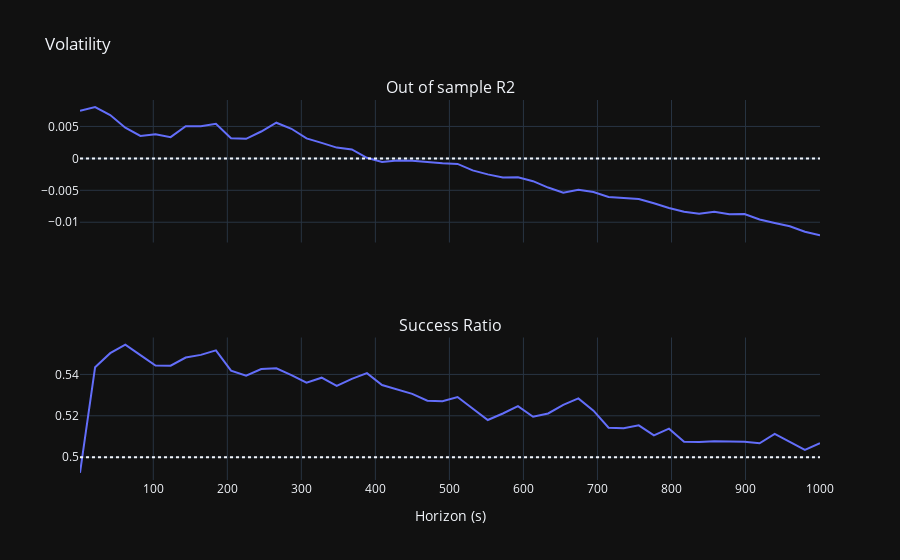

The cell this chart's notebook holds for it:
### Code cell
# Calculate R2 and success ratio
for x in HORIZONS:
    r2, success = prediction_stat(f"return_{x}", ["volatility"])
    R2_return.loc[x, "Volatility"] = r2
    success_ratios_return.loc[x, "Volatility"] = success

# Plot
plot_stat("Volatility", "return", R2_return, success_ratios_return)

### Figure 1 — Plotly figure (JSON) as saved in the notebook; plotly's stock layout.template omitted (floating-point values rounded to 4 significant figures)
{"data": [{"hovertemplate": "x=%{x}<br>y=%{y}<extra></extra>", "legendgroup": "", "line": {"color": "#636efa", "dash": "solid"}, "marker": {"symbol": "circle"}, "mode": "lines", "name": "", "orientation": "v", "showlegend": false, "type": "scatter", "x": [1.001, 21.4, 41.8, 62.2, 82.6, 103.0, 123.4, 143.8, 164.2, 184.6, 205.0, 225.4, 245.8, 266.2, 286.6, 307.0, 327.4, 347.8, 368.2, 388.6, 409.0, 429.4, 449.8, 470.2, 490.6, 511.0, 531.4, 551.8, 572.2, 592.6, 613.0, 633.4, 653.8, 674.2, 694.6, 715.0, 735.4, 755.8, 776.2, 796.6, 817.0, 837.4, 857.8, 878.2, 898.6, 919.0, 939.4, 959.8, 980.2, 1001.0], "xaxis": "x", "y": [0.007441, 0.008027, 0.006788, 0.004801, 0.00351, 0.003769, 0.003328, 0.005047, 0.005019, 0.005415, 0.003157, 0.003057, 0.004207, 0.005585, 0.004637, 0.003124, 0.002423, 0.001686, 0.001405, 9.209e-05, -0.0005624, -0.000336, -0.0003724, -0.0005806, -0.0007779, -0.0008692, -0.001886, -0.00251, -0.002997, -0.00297, -0.003568, -0.004572, -0.005362, -0.004931, -0.005277, -0.006045, -0.006191, -0.006353, -0.007038, -0.007783, -0.008368, -0.008652, -0.00836, -0.008751, -0.008715, -0.009562, -0.01011, -0.01062, -0.01148, -0.01206], "yaxis": "y"}, {"hovertemplate": "x=%{x}<br>y=%{y}<extra></extra>", "legendgroup": "", "line": {"color": "#636efa", "dash": "solid"}, "marker": {"symbol": "circle"}, "mode": "lines", "name": "", "orientation": "v", "showlegend": false, "type": "scatter", "x": [1.001, 21.4, 41.8, 62.2, 82.6, 103.0, 123.4, 143.8, 164.2, 184.6, 205.0, 225.4, 245.8, 266.2, 286.6, 307.0, 327.4, 347.8, 368.2, 388.6, 409.0, 429.4, 449.8, 470.2, 490.6, 511.0, 531.4, 551.8, 572.2, 592.6, 613.0, 633.4, 653.8, 674.2, 694.6, 715.0, 735.4, 755.8, 776.2, 796.6, 817.0, 837.4, 857.8, 878.2, 898.6, 919.0, 939.4, 959.8, 980.2, 1001.0], "xaxis": "x2", "y": [0.4924, 0.5435, 0.5503, 0.5544, 0.5493, 0.5443, 0.5442, 0.5482, 0.5495, 0.5516, 0.5418, 0.5394, 0.5426, 0.543, 0.5397, 0.5361, 0.5384, 0.5344, 0.5379, 0.5406, 0.5349, 0.5326, 0.5306, 0.5273, 0.527, 0.5291, 0.5236, 0.518, 0.5211, 0.5246, 0.5196, 0.5211, 0.5252, 0.5284, 0.5225, 0.5143, 0.514, 0.5154, 0.5106, 0.5138, 0.5075, 0.5073, 0.5077, 0.5077, 0.5075, 0.5067, 0.5113, 0.5074, 0.5035, 0.5067], "yaxis": "y2"}], "layout": {"annotations": [{"font": {"size": 16}, "showarrow": false, "text": "Out of sample R2", "x": 0.5, "xanchor": "center", "xref": "paper", "y": 1, "yanchor": "bottom", "yref": "paper"}, {"font": {"size": 16}, "showarrow": false, "text": "Success Ratio", "x": 0.5, "xanchor": "center", "xref": "paper", "y": 0.375, "yanchor": "bottom", "yref": "paper"}], "shapes": [{"line": {"dash": "dot"}, "type": "line", "x0": 0, "x1": 1, "xref": "x domain", "y0": 0, "y1": 0, "yref": "y"}, {"line": {"dash": "dot"}, "type": "line", "x0": 0, "x1": 1, "xref": "x2 domain", "y0": 0.5, "y1": 0.5, "yref": "y2"}], "showlegend": false, "title": {"text": "Volatility"}, "xaxis": {"anchor": "y", "domain": [0, 1], "matches": "x2", "showticklabels": false}, "xaxis2": {"anchor": "y2", "domain": [0, 1], "title": {"text": "Horizon (s)"}}, "yaxis": {"anchor": "x", "domain": [0.625, 1]}, "yaxis2": {"anchor": "x2", "domain": [0, 0.375]}}}
